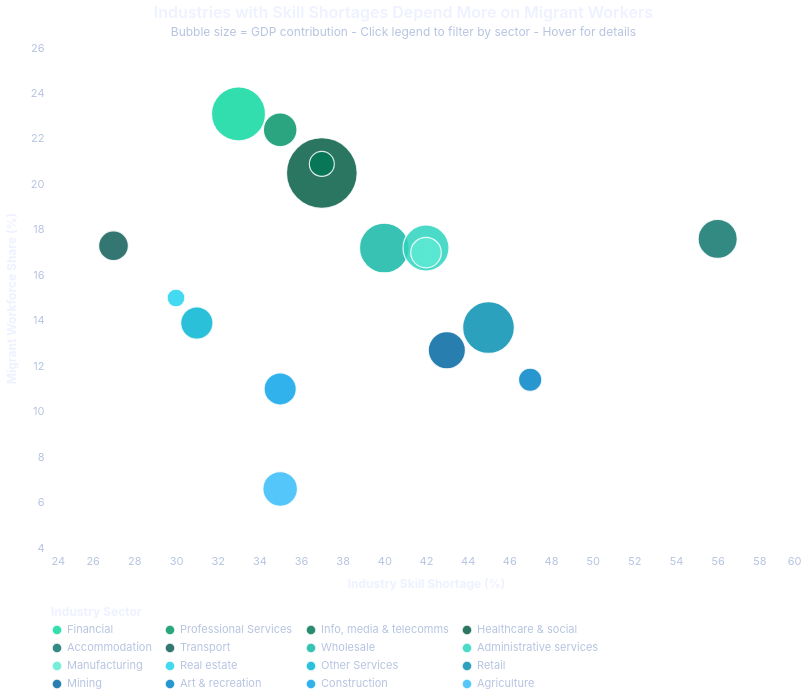

Source (Vega-Lite JSON):
### Vega-Lite specification from a JSON file in a GitHub repository (floating-point values rounded to 4 significant figures)
{"$schema": "https://vega.github.io/schema/vega-lite/v5.json", "description": "Bubble chart of skill shortages, migrant contribution, and GDP contribution by industry", "width": 750, "height": 500, "data": {"values": [{"Industry": "Accommodation & Food", "Shortage": 56, "Migrant": 17.6, "GDP": 64388, "Sector": "Accommodation"}, {"Industry": "Arts & Recreation", "Shortage": 47, "Migrant": 11.4, "GDP": 20523, "Sector": "Art & recreation"}, {"Industry": "Retail Trade", "Shortage": 45, "Migrant": 13.7, "GDP": 115270, "Sector": "Retail"}, {"Industry": "Mining", "Shortage": 43, "Migrant": 12.7, "GDP": 57726, "Sector": "Mining"}, {"Industry": "Manufacturing", "Shortage": 42, "Migrant": 17.0, "GDP": 37870, "Sector": "Manufacturing"}, {"Industry": "Admin & Support", "Shortage": 42, "Migrant": 17.2, "GDP": 90499, "Sector": "Administrative services"}, {"Industry": "Wholesale Trade", "Shortage": 40, "Migrant": 17.2, "GDP": 106035, "Sector": "Wholesale"}, {"Industry": "IT & Telecom", "Shortage": 37, "Migrant": 20.9, "GDP": 24069, "Sector": "Info, media & telecomms"}, {"Industry": "Healthcare", "Shortage": 37, "Migrant": 20.5, "GDP": 218613, "Sector": "Healthcare & social"}, {"Industry": "Construction", "Shortage": 35, "Migrant": 11.0, "GDP": 42419, "Sector": "Construction"}, {"Industry": "Agriculture", "Shortage": 35, "Migrant": 6.6, "GDP": 49807, "Sector": "Agriculture"}, {"Industry": "Professional Services", "Shortage": 35, "Migrant": 22.4, "GDP": 46753, "Sector": "Professional Services"}, {"Industry": "Finance & Insurance", "Shortage": 33, "Migrant": 23.1, "GDP": 125966, "Sector": "Financial"}, {"Industry": "Other Services", "Shortage": 31, "Migrant": 13.9, "GDP": 42875, "Sector": "Other Services"}, {"Industry": "Real Estate", "Shortage": 30, "Migrant": 15.0, "GDP": 10566, "Sector": "Real estate"}, {"Industry": "Transport & Warehousing", "Shortage": 27, "Migrant": 17.3, "GDP": 35764, "Sector": "Transport"}]}, "layer": [{"mark": {"type": "circle", "stroke": "white", "strokeWidth": 1.2}, "params": [{"name": "sector_select", "select": {"type": "point", "fields": ["Sector"]}, "bind": "legend"}], "encoding": {"x": {"field": "Shortage", "type": "quantitative", "title": "Industry Skill Shortage (%)", "scale": {"domain": [24, 60]}, "axis": {"labelFontSize": 11, "titleFontSize": 12}}, "y": {"field": "Migrant", "type": "quantitative", "title": "Migrant Workforce Share (%)", "scale": {"domain": [4, 26]}, "axis": {"labelFontSize": 11, "titleFontSize": 12}}, "size": {"field": "GDP", "type": "quantitative", "scale": {"range": [80, 5000]}, "legend": null}, "color": {"field": "Sector", "type": "nominal", "title": "Industry Sector", "scale": {"domain": ["Financial", "Professional Services", "Info, media & telecomms", "Healthcare & social", "Accommodation", "Transport", "Wholesale", "Administrative services", "Manufacturing", "Real estate", "Other Services", "Retail", "Mining", "Art & recreation", "Construction", "Agriculture"], "range": ["#10d9a0", "#059669", "#047857", "#065f46", "#0f766e", "#115e59", "#14b8a6", "#2dd4bf", "#5eead4", "#22d3ee", "#06b6d4", "#0891b2", "#0369a1", "#0284c7", "#0ea5e9", "#38bdf8"]}, "legend": {"title": "Industry Sector", "labelFontSize": 11, "titleFontSize": 12, "columns": 4, "direction": "horizontal", "orient": "bottom"}}, "order": {"field": "GDP", "type": "quantitative", "sort": "descending"}, "opacity": {"condition": {"param": "sector_select", "value": 0.85}, "value": 0.1}, "tooltip": [{"field": "Industry", "type": "nominal", "title": "Industry"}, {"field": "Sector", "type": "nominal", "title": "Sector"}, {"field": "Shortage", "type": "quantitative", "title": "Skill Shortage (%)"}, {"field": "Migrant", "type": "quantitative", "title": "Migrant Share (%)"}, {"field": "GDP", "type": "quantitative", "title": "GDP ($M)", "format": ",.0f"}]}}], "title": {"text": "Industries with Skill Shortages Depend More on Migrant Workers", "subtitle": "Bubble size = GDP contribution - Click legend to filter by sector - Hover for details", "fontSize": 16, "subtitleFontSize": 12, "orient": "top", "anchor": "center"}, "config": {"font": "Inter, sans-serif", "background": "transparent", "view": {"stroke": null}, "axis": {"labelFont": "Inter, sans-serif", "titleFont": "Inter, sans-serif", "labelColor": "#b6c4e0", "titleColor": "#eef1ff", "tickColor": "rgba(255,255,255,0.15)", "domainColor": "rgba(255,255,255,0.15)", "gridColor": "rgba(255,255,255,0.08)", "grid": true, "labelFontSize": 11, "titleFontSize": 12, "titlePadding": 12}, "title": {"font": "Inter, sans-serif", "fontSize": 16, "fontWeight": 600, "color": "#eef1ff", "subtitleFont": "Inter, sans-serif", "subtitleFontSize": 12, "subtitleColor": "#b6c4e0", "subtitlePadding": 6}, "legend": {"labelFont": "Inter, sans-serif", "titleFont": "Inter, sans-serif", "labelColor": "#b6c4e0", "titleColor": "#eef1ff", "labelFontSize": 11, "titleFontSize": 12, "symbolSize": 100}, "text": {"font": "Inter, sans-serif", "color": "#eef1ff"}}}
